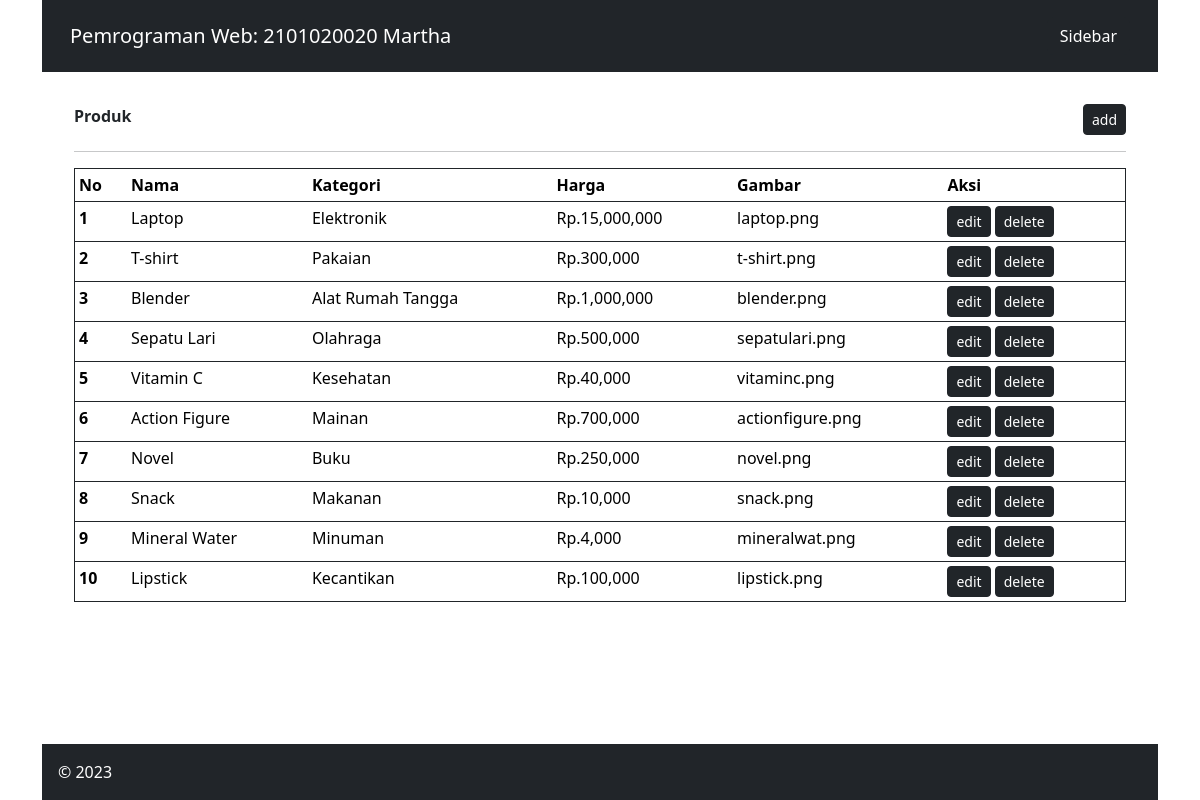
The app's page /admin/index.php with its own data.
### tables this page shows
CREATE TABLE `produk` (
  `id_produk` int(11) NOT NULL,
  `nama_produk` varchar(255) NOT NULL,
  `id_kategori` int(11) NOT NULL,
  `harga` int(11) DEFAULT NULL,
  `gambar` varchar(255) DEFAULT NULL
);

CREATE TABLE `kategori` (
  `id_kategori` int(11) NOT NULL,
  `nama_kategori` varchar(255) NOT NULL
);

### admin/produk.php (the view)
<div class= "row justify-content-between">
    <div class="col-10"><b>Produk</b></div>
    <div class="col-2 d-flex justify-content-end align-items-end">
        <button class="btn btn-dark btn-sm" type="button">add</button>
    </div>
</div>
<hr>
<table class="table table-sm border border-dark">
    <thead class="thead-dark">
        <tr>
            <th scope="col" width="5%" >No</th>
            <th scope="col" >Nama</th>
            <th scope="col" >Kategori</th>
            <th scope="col" >Harga</th>
            <th scope="col" >Gambar</th>
            <th scope="col"> Aksi</th>
        </tr>
    </thead>
    <tbody>
        <?php
            $que = "SELECT * FROM produk
            JOIN kategori ON produk.id_produk=kategori.id_kategori";
            $select = mysqli_query($con,$que);
            while($data = mysqli_fetch_array($select)) {
                ?>
                <tr>
                    <th scope="row"><?php echo $data["id_produk"]; ?></th>
                    <td><?php echo $data ['nama_produk']; ?></td>
                    <td>
                    <?php echo $data ['nama_kategori']; ?></td>
                    <td>
                    <?php echo "Rp." . number_format($data['harga']); ?></td>
                    <td>
                    <?php echo $data ['gambar']; ?></td>
                    <td>
                    <button class="btn btn-dark btn-sm" type="button">edit</button>
                    <button class="btn btn-dark btn-sm" type= "button">delete</button>
                    </td>
                </tr>
            <?php } ?>
    </tbody>
</table>

### admin/index.php (shortened to what this page needs)
<!DOCTYPE html>
<html lang="en">
<head>
    <link href="https://cdn.jsdelivr.net/npm/bootstrap@5.3.2/dist/css/bootstrap.min.css" rel="stylesheet">
</head>
<body class="container d-flex flex-column h-100">
    <header>
        <nav class="navbar navbar-expand-lg navbar-dark bg-dark p-3">
            <div class="container">
                <a class="navbar-brand" href="#">Pemrograman Web: 2101020020 Martha</a>
                <button class="btn btn-dark" type="button" data-bs-toggle="collapse" data-bs-target="#collapseExample" aria-expanded="false" aria-controls="collapseExample">
                    Sidebar
                </button>
            </div>
        </nav>
    </header>
    <div class="container flex-grow-1" id="content">
        <div class="row h-100">
            <div class="col p-3 h-100">
                <div class="p-3">
                    <?php
                    include "../koneksi.php";
                    $halaman = isset($_GET['page']) ? $_GET['page'] : 'produk';
                    switch ($halaman) {
                        default:
                            include('produk.php');
                            break;
                    }
                    ?>
            </div>
        </div>
    </div>
</div>
<footer class="bg-dark text-white p-3" >
    <a>&copy; 2023</a>
</footer>
</body>
</html>

### admin/index.php (style rules this page uses)
html, body { height: 100%; }

### records on screen
produk: id_produk "1", nama_produk "Laptop", id_kategori.nama_kategori "Elektronik", harga "15,000,000", gambar "laptop.png"
produk: id_produk "2", nama_produk "T-shirt", id_kategori.nama_kategori "Pakaian", harga "300,000", gambar "t-shirt.png"
produk: id_produk "3", nama_produk "Blender", id_kategori.nama_kategori "Alat Rumah Tangga", harga "1,000,000", gambar "blender.png"
produk: id_produk "4", nama_produk "Sepatu Lari", id_kategori.nama_kategori "Olahraga", harga "500,000", gambar "sepatulari.png"
produk: id_produk "5", nama_produk "Vitamin C", id_kategori.nama_kategori "Kesehatan", harga "40,000", gambar "vitaminc.png"
produk: id_produk "6", nama_produk "Action Figure", id_kategori.nama_kategori "Mainan", harga "700,000", gambar "actionfigure.png"
produk: id_produk "7", nama_produk "Novel", id_kategori.nama_kategori "Buku", harga "250,000", gambar "novel.png"
produk: id_produk "8", nama_produk "Snack", id_kategori.nama_kategori "Makanan", harga "10,000", gambar "snack.png"
produk: id_produk "9", nama_produk "Mineral Water", id_kategori.nama_kategori "Minuman", harga "4,000", gambar "mineralwat.png"
produk: id_produk "10", nama_produk "Lipstick", id_kategori.nama_kategori "Kecantikan", harga "100,000", gambar "lipstick.png"
